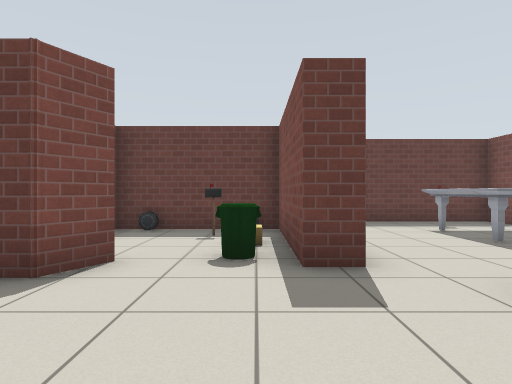
[1] (above)

19 first-person views from a walk through a world built for the Gazebo simulator. The camera is 0.9 m above the floor, looks level and sees 75° across. Floor lines are 1 m apart. The floor is counted in squares, 1 m on a side. Each view is taken from the middle of a square. On the plan, view 1 faces up. The plan holds only what a view shows up to about 12 squares ahead; the rest is blank. Gazebo's built-in surfaces are drawn with simple patterns. Simple shapes stand in for some stock models.

[2]
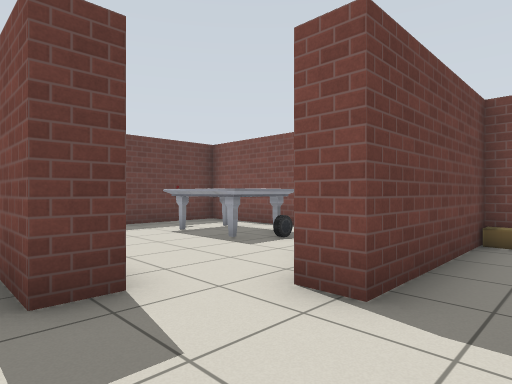

[3]
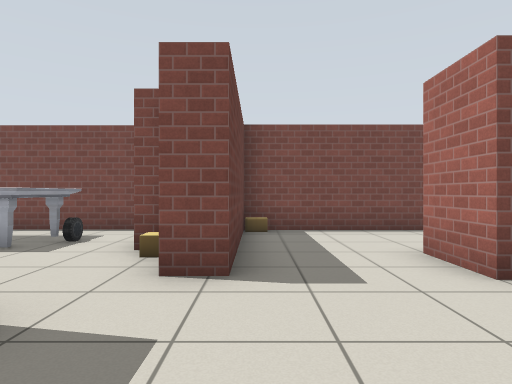

[4]
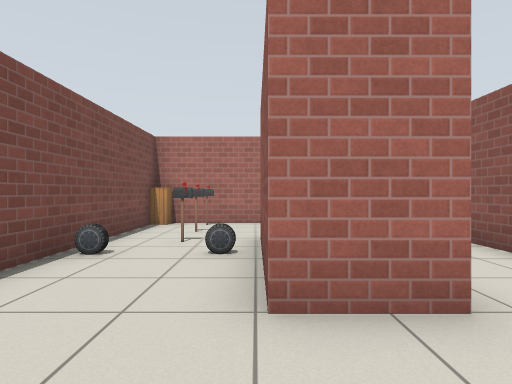

[5]
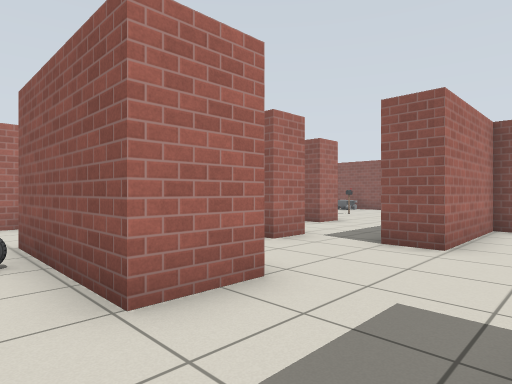

[6]
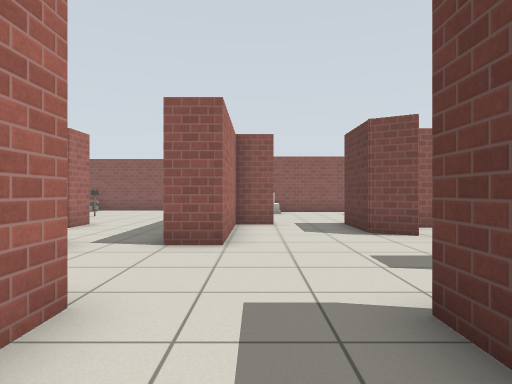

[7]
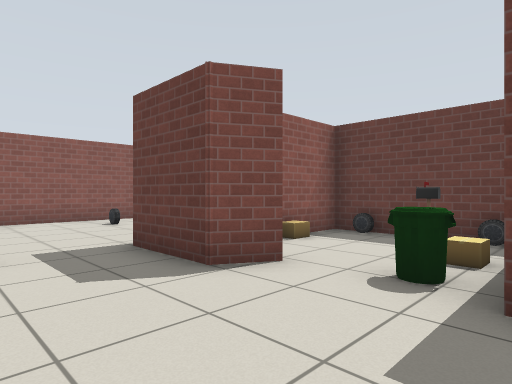

[8]
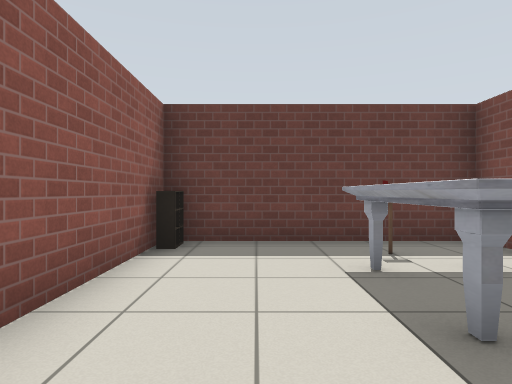

[9]
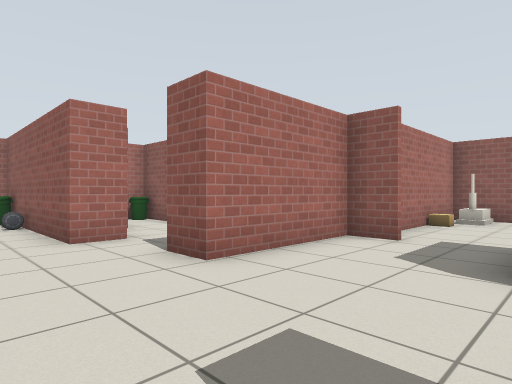

[10]
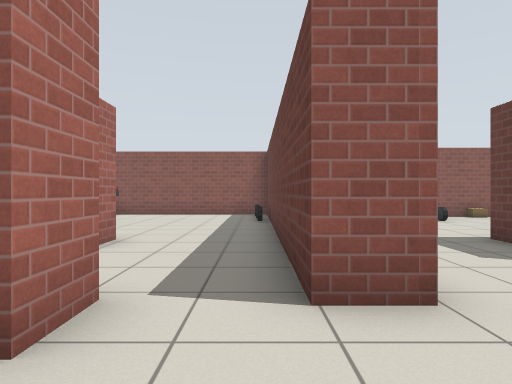

[11]
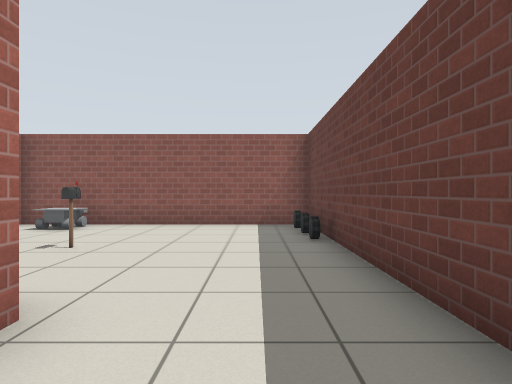

[12]
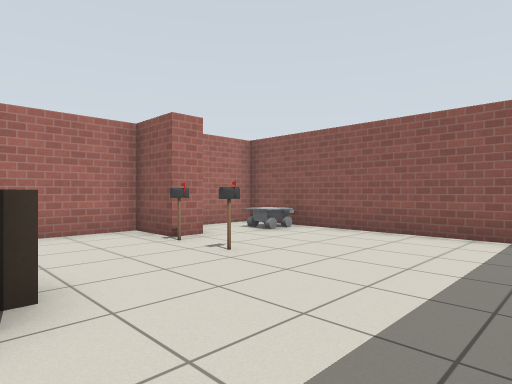

[13]
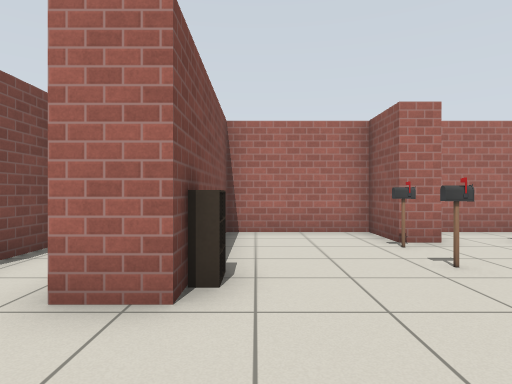

[14]
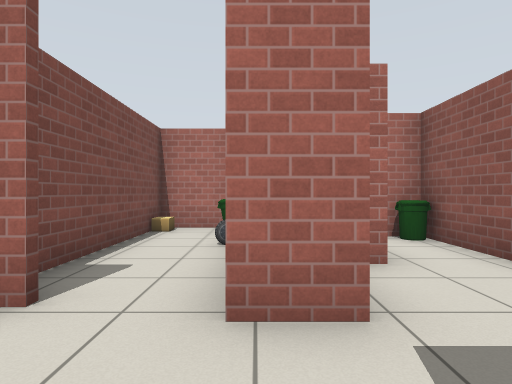

[15]
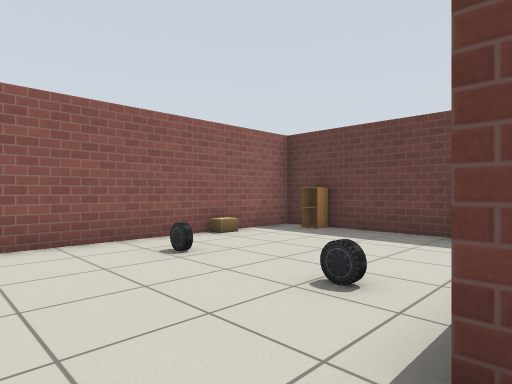

[16]
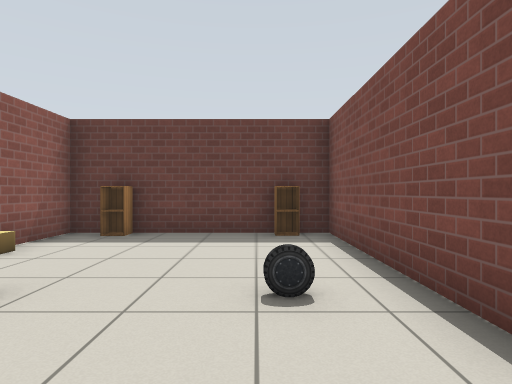

[17]
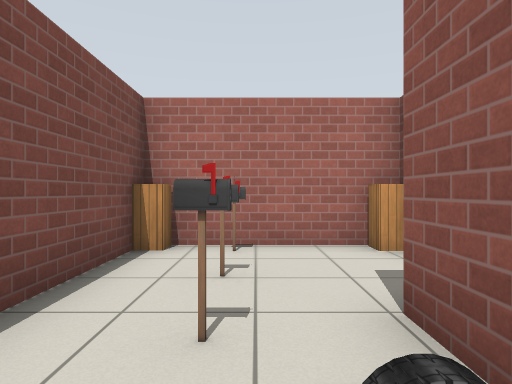

[18]
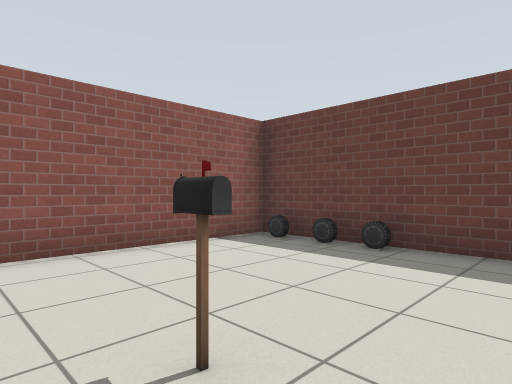

[19]
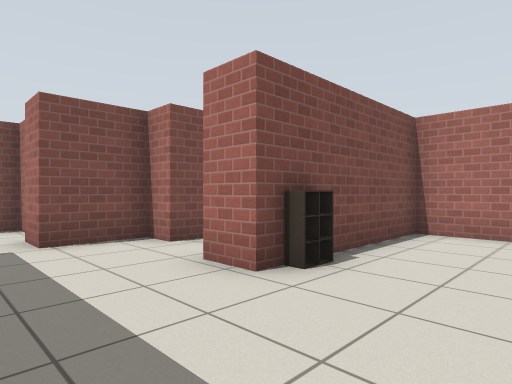

### Floor plan
Points are (right, up) in squares from view 1. A wall is a line through its corners. A room is listed if a view was taken in it or the views show most of it. See-through windows are left out.
Room 1 (views 1, 2, 3, 4, 5, 6, 7, 8, 9, 10, 14, 17)
walls: (1.4, 4) (0.6, 4); (2.4, -0.5) (3.9, -0.5) (3.9, -4.5); (6.4, 2.3) (2.6, 2.3) (2.6, 3.1); (1.7, -2.6) (2.6, -2.6) (2.6, -2.1); (6.9, 4.9) (6.9, 10.1) (1.3, 10.1) (1.3, 6.1); (-2.3, 3.5) (-3.5, 3.5); (-0.8, -2.3) (0.2, -2.3); (-4.2, 1.5) (-4.2, 0.4) (-0.6, 0.4) (-0.6, -0.6); (2.5, -7.7) (6.9, -7.7) (6.9, 1.5)
low walls: (1.7, 9.9) (1.7, 9.1)
ways out: opening at (-1, -1.5) to room 2; opening at (-4, 2) to room 3; opening at (-0.5, 4) to room 4; opening at (1, -3) to room 5
objects: cardboard box (4, 3); marble table (4, 6) to (6, 8); postbox (5, -7); postbox (5, -6); postbox (5, -4); car (5, -3); car (5, 5); postbox (5, 9); cabinet (6, -7) to (7, -7); car (6, -3); marble table (6, 8); cardboard box (7, 2)
Room 2 (views 11, 12, 13, 18, 19)
walls: (-8.4, -6.9) (-7.5, -6.9) (-7.5, -8.5) (-4.4, -8.5) (-4.4, -3.7) (-3.4, -3.7) (-3.4, -6.9) (-2.6, -6.9); (-1.6, -6.4) (-1.6, -4.1) (-0.8, -4.1) (-0.8, -2.3); (-0.6, -0.6) (-11.2, -0.6) (-11.2, -8.5) (-9.1, -8.5)
low walls: (-4.7, -4.9) (-4.7, -4.1) (-4.2, -4.1)
ways out: opening at (-1, -1.5) to room 1
objects: other object (-10, -7); car (-10, -1); car (-9, -1); car (-8, -1); postbox (-7, -6); postbox (-7, -5); bin (-3, -6)
Room 3 (views 15, 16)
walls: (-10.1, 6.6) (-10.1, 0.9) (-5.9, 0.9); (-4.4, 4) (-4.4, 9.3) (-10.1, 9.3) (-10.1, 7.6); (-3.5, 3.5) (-4.5, 3.5)
ways out: opening at (-4, 2) to room 1
objects: house (-9, 2); cabinet (-9, 9); cardboard box (-8, 1); car (-8, 5); car (-6, 5); cabinet (-5, 9)
Room 4 (no view inside)
walls: (-1.8, 4.4) (-2.3, 3.5); (-0.6, 8.1) (-2.5, 8.1); (0.6, 4) (0.6, 8.1); (-3.4, 7.2) (-3.4, 5)
ways out: opening at (-0.5, 4) to room 1
objects: cardboard box (-3, 6); postbox (-1, 7); bin (0, 5); cardboard box (0, 6)
Room 5 (no view inside)
walls: (0.2, -2.3) (0.2, -8.5) (2.6, -8.5) (2.6, -3.6)
ways out: opening at (1, -3) to room 1
objects: car (0, -6); bin (1, -7)

Positions as (right, up) in squares from view 1, and headings:
1: (0, 0), facing up
2: (0, 1), facing up-right
3: (-1, 2), facing right
4: (4, 2), facing down
5: (5, 2), facing down-left
6: (5, 1), facing left
7: (1, 1), facing up-left
8: (3, 4), facing up
9: (2, 4), facing down-left
10: (2, -1), facing left
11: (-2, -2), facing left
12: (-4, -1), facing down-left
13: (-5, -1), facing down
14: (0, 0), facing down
15: (-4, 2), facing up-left
16: (-6, 2), facing up
17: (5, -2), facing down
18: (-6, -6), facing up-left
19: (-7, -1), facing down-right
